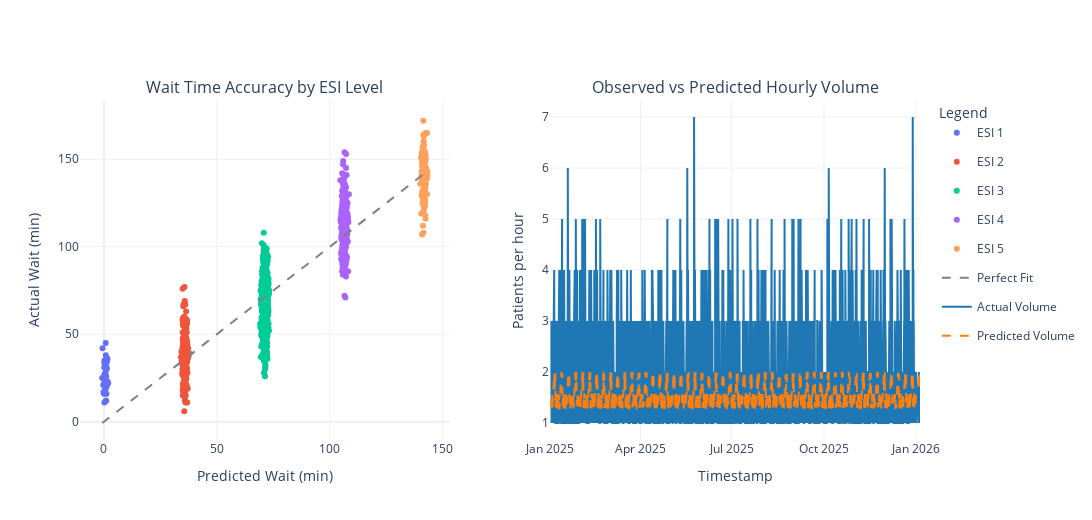

The cell this chart's notebook holds for it:
### Markdown cell above
## 7. Interactive Dashboard Preview

A Plotly-based mini dashboard surfaces wait-time accuracy segmented by ESI level and overlays observed vs. predicted hourly volume trends.

### Code cell
!pip install --upgrade pip
!pip install nbformat
reg_viz = reg_eval['raw_features'].copy()
reg_viz['Actual Wait (min)'] = wait_actual.values
reg_viz['Predicted Wait (min)'] = wait_pred
reg_viz['ESI Level'] = reg_viz['esi_level']
reg_viz['Arrival Hour'] = reg_viz['arrival_hour']
reg_viz['Weekend'] = reg_viz['is_weekend'].map({0: 'Weekday', 1: 'Weekend'})

volume_ts = evaluation_assets['volume']['timeseries'].copy().sort_values('arrival_date_hour')

fig = make_subplots(
    rows=1,
    cols=2,
    subplot_titles=(
        'Wait Time Accuracy by ESI Level',
        'Observed vs Predicted Hourly Volume'
    ),
    horizontal_spacing=0.12
)

for level in sorted(reg_viz['ESI Level'].unique()):
    subset = reg_viz[reg_viz['ESI Level'] == level]
    fig.add_trace(
        go.Scatter(
            x=subset['Predicted Wait (min)'],
            y=subset['Actual Wait (min)'],
            mode='markers',
            marker=dict(size=6),
            name=f'ESI {level}',
            legendgroup=f'esi-{level}',
            hovertemplate=(
                'ESI %{customdata[0]}<br>'
                'Arrival Hour %{customdata[1]}<br>'
                'Weekend %{customdata[2]}<br>'
                'Pred %{x:.1f} min<br>'
                'Actual %{y:.1f} min<extra></extra>'
            ),
            customdata=np.stack([
                subset['ESI Level'],
                subset['Arrival Hour'],
                subset['Weekend']
            ], axis=-1)
        ),
        row=1,
        col=1
    )

fig.add_trace(
    go.Scatter(
        x=[reg_viz['Predicted Wait (min)'].min(), reg_viz['Predicted Wait (min)'].max()],
        y=[reg_viz['Predicted Wait (min)'].min(), reg_viz['Predicted Wait (min)'].max()],
        mode='lines',
        name='Perfect Fit',
        legendgroup='esi-fit',
        line=dict(color='gray', dash='dash')
    ),
    row=1,
    col=1
)

fig.add_trace(
    go.Scatter(
        x=volume_ts['arrival_date_hour'],
        y=volume_ts['patient_count'],
        mode='lines',
        name='Actual Volume',
        line=dict(color='#1f77b4')
    ),
    row=1,
    col=2
)
fig.add_trace(
    go.Scatter(
        x=volume_ts['arrival_date_hour'],
        y=volume_ts['predicted_volume'],
        mode='lines',
        name='Predicted Volume',
        line=dict(color='#ff7f0e', dash='dash')
    ),
    row=1,
    col=2
)

fig.update_xaxes(title_text='Predicted Wait (min)', row=1, col=1)
fig.update_yaxes(title_text='Actual Wait (min)', row=1, col=1)
fig.update_xaxes(title_text='Timestamp', row=1, col=2)
fig.update_yaxes(title_text='Patients per hour', row=1, col=2)

fig.update_layout(
    height=520,
    width=1150,
    hovermode='closest',
    legend_title='Legend',
    template='plotly_white'
)
fig.show()

### Figure 1 — Plotly figure (JSON) as saved in the notebook; plotly's stock layout.template omitted (floating-point values rounded to 4 significant figures; data arrays with more than 128 entries replaced by an {"elided": "..."} marker saying what was removed)
{"data": [{"customdata": [[1, 5, "Weekend"], [1, 7, "Weekday"], [1, 20, "Weekday"], [1, 5, "Weekend"], [1, 20, "Weekday"], [1, 17, "Weekday"], [1, 17, "Weekend"], [1, 19, "Weekday"], [1, 7, "Weekday"], [1, 16, "Weekend"], [1, 11, "Weekend"], [1, 15, "Weekend"], [1, 12, "Weekend"], [1, 23, "Weekend"], [1, 15, "Weekday"], [1, 19, "Weekend"], [1, 17, "Weekday"], [1, 16, "Weekday"], [1, 18, "Weekday"], [1, 16, "Weekend"], [1, 6, "Weekend"], [1, 6, "Weekday"], [1, 13, "Weekday"], [1, 5, "Weekday"], [1, 17, "Weekend"], [1, 12, "Weekday"], [1, 19, "Weekend"], [1, 15, "Weekday"], [1, 18, "Weekend"], [1, 20, "Weekday"], [1, 8, "Weekday"], [1, 8, "Weekend"], [1, 5, "Weekday"], [1, 21, "Weekday"], [1, 17, "Weekday"], [1, 2, "Weekday"], [1, 8, "Weekday"]], "hovertemplate": "ESI %{customdata[0]}<br>Arrival Hour %{customdata[1]}<br>Weekend %{customdata[2]}<br>Pred %{x:.1f} min<br>Actual %{y:.1f} min<extra></extra>", "legendgroup": "esi-1", "marker": {"size": 6}, "mode": "markers", "name": "ESI 1", "type": "scatter", "x": [-0.6259, 0.00287, 0.5993, 1.566, 0.1932, 0.9959, 1.265, -0.2181, 0.7968, 1.049, 0.8287, 0.2041, 0.7786, 0.3682, 1.216, 0.3002, 1.191, 0.132, 1.323, 1.216, 1.261, 0.7616, 0.4357, 0.5671, 0.7098, 1.013, 0.2579, -0.3266, 0.3283, -0.7588, 0.6305, 1.897, 0.2077, 0.1452, 0.607, 1.607, 1.042], "xaxis": "x", "y": [42.0, 16.0, 28.0, 36.0, 34.0, 26.0, 34.0, 17.0, 12.0, 16.0, 38.0, 11.0, 45.0, 35.0, 30.0, 17.0, 20.0, 31.0, 22.0, 31.0, 35.0, 19.0, 23.0, 22.0, 27.0, 12.0, 35.0, 21.0, 33.0, 25.0, 26.0, 22.0, 27.0, 22.0, 19.0, 23.0, 16.0], "yaxis": "y"}, {"customdata": {"elided": "246x3 mixed values"}, "hovertemplate": "ESI %{customdata[0]}<br>Arrival Hour %{customdata[1]}<br>Weekend %{customdata[2]}<br>Pred %{x:.1f} min<br>Actual %{y:.1f} min<extra></extra>", "legendgroup": "esi-2", "marker": {"size": 6}, "mode": "markers", "name": "ESI 2", "type": "scatter", "x": {"elided": "246 float values"}, "xaxis": "x", "y": {"elided": "246 float values"}, "yaxis": "y"}, {"customdata": {"elided": "1047x3 mixed values"}, "hovertemplate": "ESI %{customdata[0]}<br>Arrival Hour %{customdata[1]}<br>Weekend %{customdata[2]}<br>Pred %{x:.1f} min<br>Actual %{y:.1f} min<extra></extra>", "legendgroup": "esi-3", "marker": {"size": 6}, "mode": "markers", "name": "ESI 3", "type": "scatter", "x": {"elided": "1047 float values"}, "xaxis": "x", "y": {"elided": "1047 float values"}, "yaxis": "y"}, {"customdata": {"elided": "411x3 mixed values"}, "hovertemplate": "ESI %{customdata[0]}<br>Arrival Hour %{customdata[1]}<br>Weekend %{customdata[2]}<br>Pred %{x:.1f} min<br>Actual %{y:.1f} min<extra></extra>", "legendgroup": "esi-4", "marker": {"size": 6}, "mode": "markers", "name": "ESI 4", "type": "scatter", "x": {"elided": "411 float values"}, "xaxis": "x", "y": {"elided": "411 float values"}, "yaxis": "y"}, {"customdata": {"elided": "141x3 mixed values"}, "hovertemplate": "ESI %{customdata[0]}<br>Arrival Hour %{customdata[1]}<br>Weekend %{customdata[2]}<br>Pred %{x:.1f} min<br>Actual %{y:.1f} min<extra></extra>", "legendgroup": "esi-5", "marker": {"size": 6}, "mode": "markers", "name": "ESI 5", "type": "scatter", "x": {"elided": "141 float values"}, "xaxis": "x", "y": {"elided": "141 float values"}, "yaxis": "y"}, {"legendgroup": "esi-fit", "line": {"color": "gray", "dash": "dash"}, "mode": "lines", "name": "Perfect Fit", "type": "scatter", "x": [-0.7588, 143.1], "xaxis": "x", "y": [-0.7588, 143.1], "yaxis": "y"}, {"line": {"color": "#1f77b4"}, "mode": "lines", "name": "Actual Volume", "type": "scatter", "x": {"elided": "5078 str values"}, "xaxis": "x2", "y": {"elided": "5078 int values"}, "yaxis": "y2"}, {"line": {"color": "#ff7f0e", "dash": "dash"}, "mode": "lines", "name": "Predicted Volume", "type": "scatter", "x": {"elided": "5078 str values"}, "xaxis": "x2", "y": {"elided": "5078 float values"}, "yaxis": "y2"}], "layout": {"annotations": [{"font": {"size": 16}, "showarrow": false, "text": "Wait Time Accuracy by ESI Level", "x": 0.22, "xanchor": "center", "xref": "paper", "y": 1, "yanchor": "bottom", "yref": "paper"}, {"font": {"size": 16}, "showarrow": false, "text": "Observed vs Predicted Hourly Volume", "x": 0.78, "xanchor": "center", "xref": "paper", "y": 1, "yanchor": "bottom", "yref": "paper"}], "height": 520, "hovermode": "closest", "legend": {"title": {"text": "Legend"}}, "width": 1150, "xaxis": {"anchor": "y", "domain": [0, 0.44], "title": {"text": "Predicted Wait (min)"}}, "xaxis2": {"anchor": "y2", "domain": [0.56, 1], "title": {"text": "Timestamp"}}, "yaxis": {"anchor": "x", "domain": [0, 1], "title": {"text": "Actual Wait (min)"}}, "yaxis2": {"anchor": "x2", "domain": [0, 1], "title": {"text": "Patients per hour"}}}}
